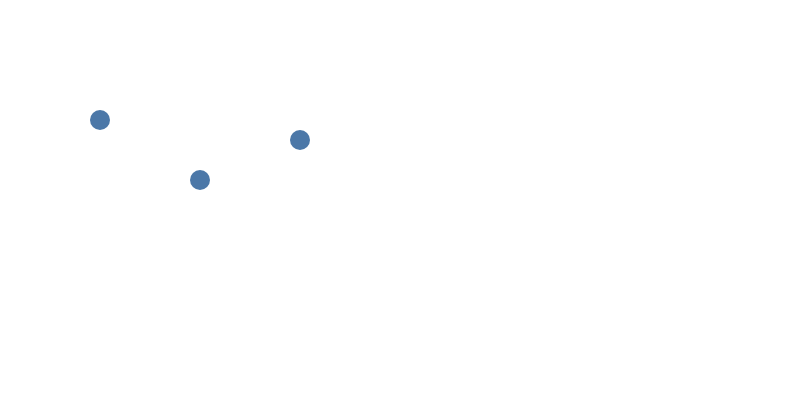

Vega-Lite specification stored for this chart:
### Vega specification from a JSON file in a GitHub repository (floating-point values rounded to 4 significant figures)
{"$schema": "https://vega.github.io/schema/vega/v5.json", "width": 400, "height": 200, "data": [{"name": "points", "values": [{"x": 50, "y": 50, "label": "Point A"}, {"x": 100, "y": 80, "label": "Point B"}, {"x": 150, "y": 60, "label": "Point C overlapping"}]}], "marks": [{"name": "symbols", "type": "symbol", "from": {"data": "points"}, "encode": {"enter": {"x": {"field": "x"}, "y": {"field": "y"}, "size": {"value": 100}}}}, {"type": "text", "from": {"data": "points"}, "encode": {"enter": {"x": {"field": "x"}, "y": {"field": "y"}, "text": {"field": "label"}, "fontSize": {"value": 12}}}, "transform": [{"type": "label", "avoidMarks": ["symbols"], "anchor": ["top", "bottom", "right", "left"], "offset": [1], "size": {"signal": "[width, height]"}}]}]}
